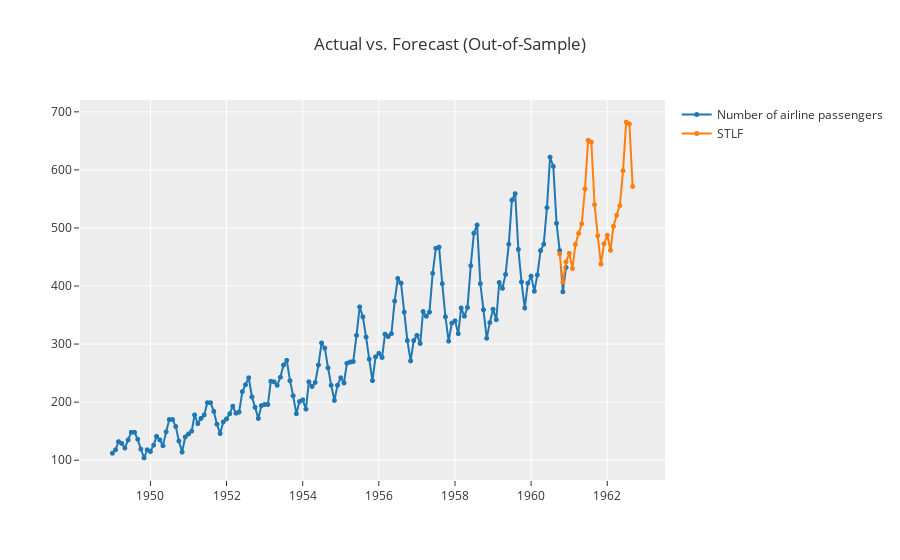

The cell this chart's notebook holds for it:
### Code cell
plot_model(best, plot = 'forecast', data_kwargs = {'fh' : 24})

### Figure 1 — Plotly figure (JSON) as saved in the notebook; plotly's stock layout.template omitted (floating-point values rounded to 4 significant figures; data arrays with more than 128 entries replaced by an {"elided": "..."} marker saying what was removed)
{"data": [{"line": {"color": "rgb(31, 119, 180)", "width": 2}, "marker": {"color": "rgb(31, 119, 180)", "size": 5}, "mode": "lines+markers", "name": "Number of airline passengers", "type": "scattergl", "x": {"elided": "165 str values"}, "xaxis": "x", "y": {"elided": "165 float values"}, "yaxis": "y"}, {"line": {"color": "rgb(255, 127, 14)", "width": 2}, "marker": {"color": "rgb(255, 127, 14)", "size": 5}, "mode": "lines+markers", "name": "STLF", "type": "scattergl", "x": {"elided": "165 str values"}, "xaxis": "x", "y": {"elided": "165 float values"}, "yaxis": "y"}], "layout": {"showlegend": true, "title": {"text": "Actual vs. Forecast (Out-of-Sample)"}, "xaxis": {"anchor": "y", "domain": [0, 1]}, "yaxis": {"anchor": "x", "domain": [0, 1]}}}
